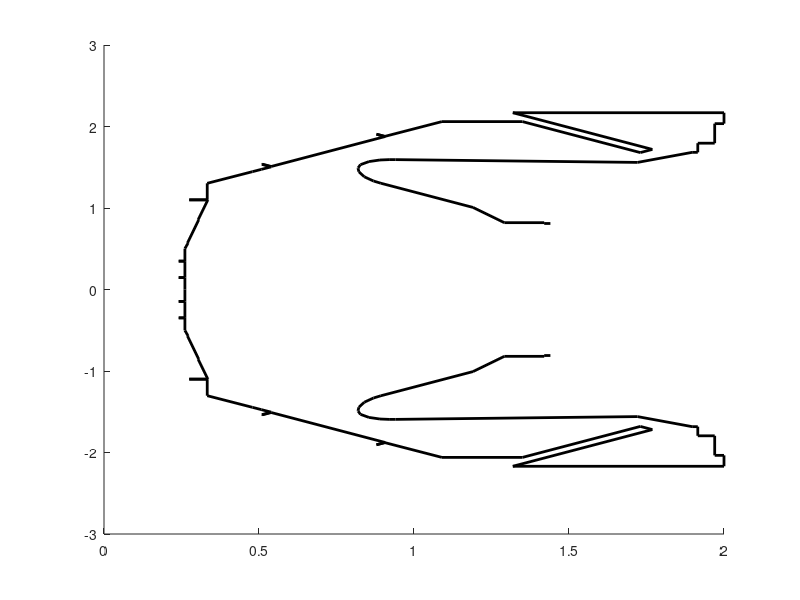

The MATLAB source for this figure:
%this is from GF and was called divertor_geometry_2015_11_18_for_HMplots

%function result=divertor_geometry_2015_11_18_for_HMplots
function result=plotmastuoutline_2016;
% result=divertor_geometry

data=[         ...
1440.00,810;
1420.00,810;
1420.00,820;
1291.37,820;
1190.43,1007;
892.96,1303.96;
869.38,1331.21;
839.81,1382.58;
822.29,1445.1;
819.74,1481.24;
819.74,1493.6;
827.34,1531.85;
854.8,1569.64;
890.17,1589.13;
919.74,1593.6;
940.66,1593.58;
1721.01,1559.43;
1897.34,1682.89;
1915.44,1682.89;
1915.44,1795.2;
1970,1795.2;
1970,2035;
2000,2035;
2000,    2169; ...
1318.8,  2169; ...
1768.9,  1718.9; ...
1730.071,1680; ...
1350,    2060; ...
1090,    2060; ...
905.756, 1878.584;...
878.886, 1905.454;...
878.886, 1905.454;...
907.17,  1877.17;...
539.48,  1509.48;...
511.196, 1537.764;...
509.0,   1535.6;...
539.512, 1505.20; ...
507.4,   1473.756; ...
478.8,   1445.754; ...
333,     1303; ...
333,	 1100; ...
275,	 1100; ...
335,	 1100; ...
303.57,   854.83; ...
305.32,   853.41; ...
269.43,   572; ...
271.31,   571; ...
261,	  502; ...
261,	  348; ...
241,	  348; ...
261,	  348; ...
261,	  146; ...
241,	  146; ...
261,	  146; ...
261,	    0];

r1=data(:, 1)'/1e3;
z1=data(:, 2)'/1e3;


if nargout == 0
	line(r1, z1,0*z1,'Color','k', 'Linewidth', 2);
	line(r1, -z1,0*z1,'Color','k', 'Linewidth', 2);
end

target=struct('r', r1, 'z', z1);

result=target;
